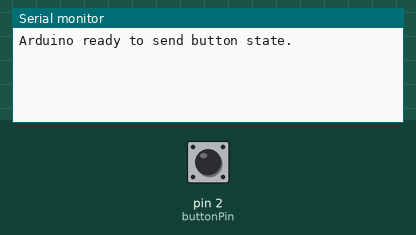
This sketch was run on a simulated Arduino Uno, built with avr-gcc and run on an emulated ATmega328P. Parts: the last lines printed to the serial monitor. Inputs (shaded band) come from the test bench; at power-on: pin 2 (buttonPin) LOW.

Above: at 1.2 s.
1.3 s: pin 2 (buttonPin) pulled HIGH for 0.15 s
At 1.48 s:
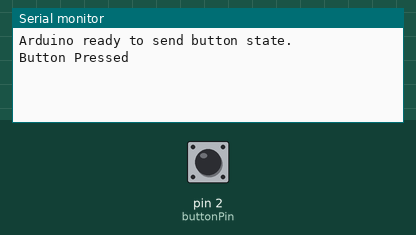
At 2.9 s:
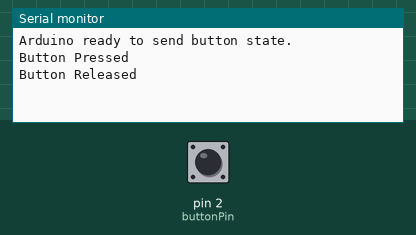

The sketch:

Read.ino
```cpp
const int buttonPin = 2;
int buttonState = 0;
int lastButtonState = 0;

unsigned long lastDebounceTime = 0;
unsigned long debounceDelay = 50;

void setup() {
  pinMode(buttonPin, INPUT);
  Serial.begin(9600);
  while (!Serial) {
    // Wait for serial connection
  }
  Serial.println("Arduino ready to send button state.");
}

void loop() {
  int reading = digitalRead(buttonPin);

  if (reading != lastButtonState) {
    lastDebounceTime = millis();
  }

  if ((millis() - lastDebounceTime) > debounceDelay) {
    if (reading != buttonState) {
      buttonState = reading;

      if (buttonState == HIGH) {
        Serial.println("Button Pressed");
      } else {
        Serial.println("Button Released");
      }
    }
  }
  lastButtonState = reading;
}
```

Measured:
- after the input at 1.3 s, the serial monitor: prints a new line after 0.05 s (image 1)
